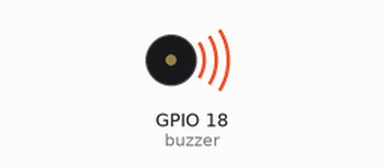
Simulated run of this program. Board: Raspberry Pi (BCM pin numbers). On the bench: buzzer (waves = sounding). At 24.5 s the program stops and its outputs stay as they are.

Above: at 0.1 s.
At 24.6 s:
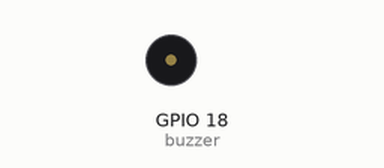
Timing chart, 0 to 26.0 s (numbered marks = the images above):
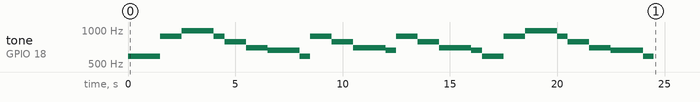

Measured:
- by itself, tone on GPIO 18 (buzzer): plays 587 Hz for 1.5 s, 880 Hz for 1.0 s, 988 Hz for 1.5 s, 880 Hz for 0.50 s, 784 Hz for 1.0 s, 698 Hz for 1.0 s … (24 notes in this stretch)

The program:

buzzer10.py
```python
import RPi.GPIO as GPIO
import time
buzzer =18
freq=[523,587,659,698,784,880,988,1047]
freq2=[1047,1175,1319,1397,1568,1760,1976,2093]
GPIO.setmode(GPIO.BCM)
GPIO.setup(buzzer,GPIO.OUT)


pwm=GPIO.PWM(buzzer,1.0)
pwm.start(10.0)

twinkle=[1,1,5,5,6,6,5,4,4,3,3,2,2,1,
        5,5,4,4,3,3,2,5,5,4,4,3,3,2,
        1,1,5,5,6,6,5,4,4,3,3,2,2,1]
try:
    for i in range(0,43):
        pwm.ChangeFrequency(freq[twinkle[i-1]])
        if i==6 or i==13 or i==20 or i==27 or i==34 or i==41:
            time.sleep(1.0)
        else:
            time.sleep(0.5)
    pwm.stop()
finally:
    GPIO.cleanup()
```
